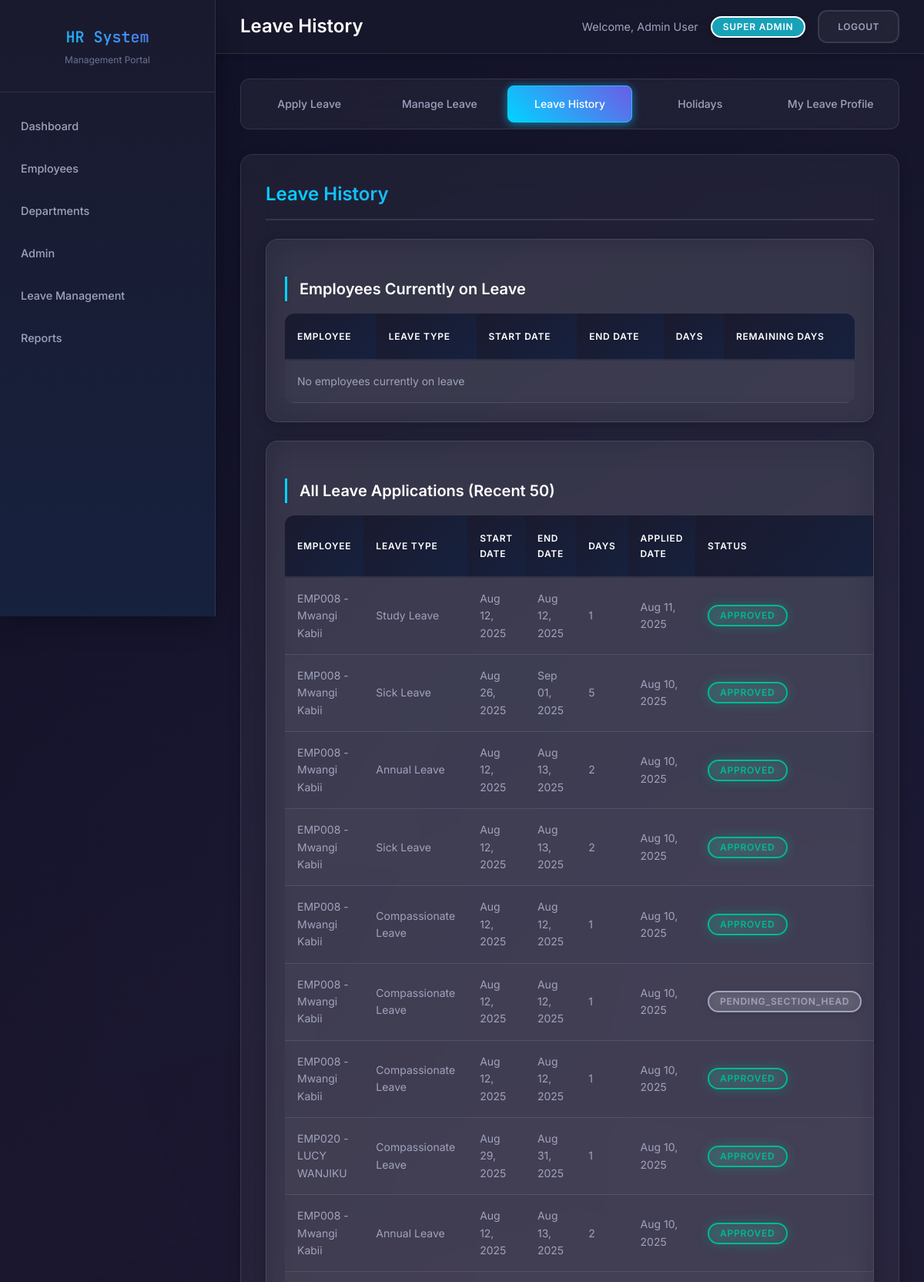
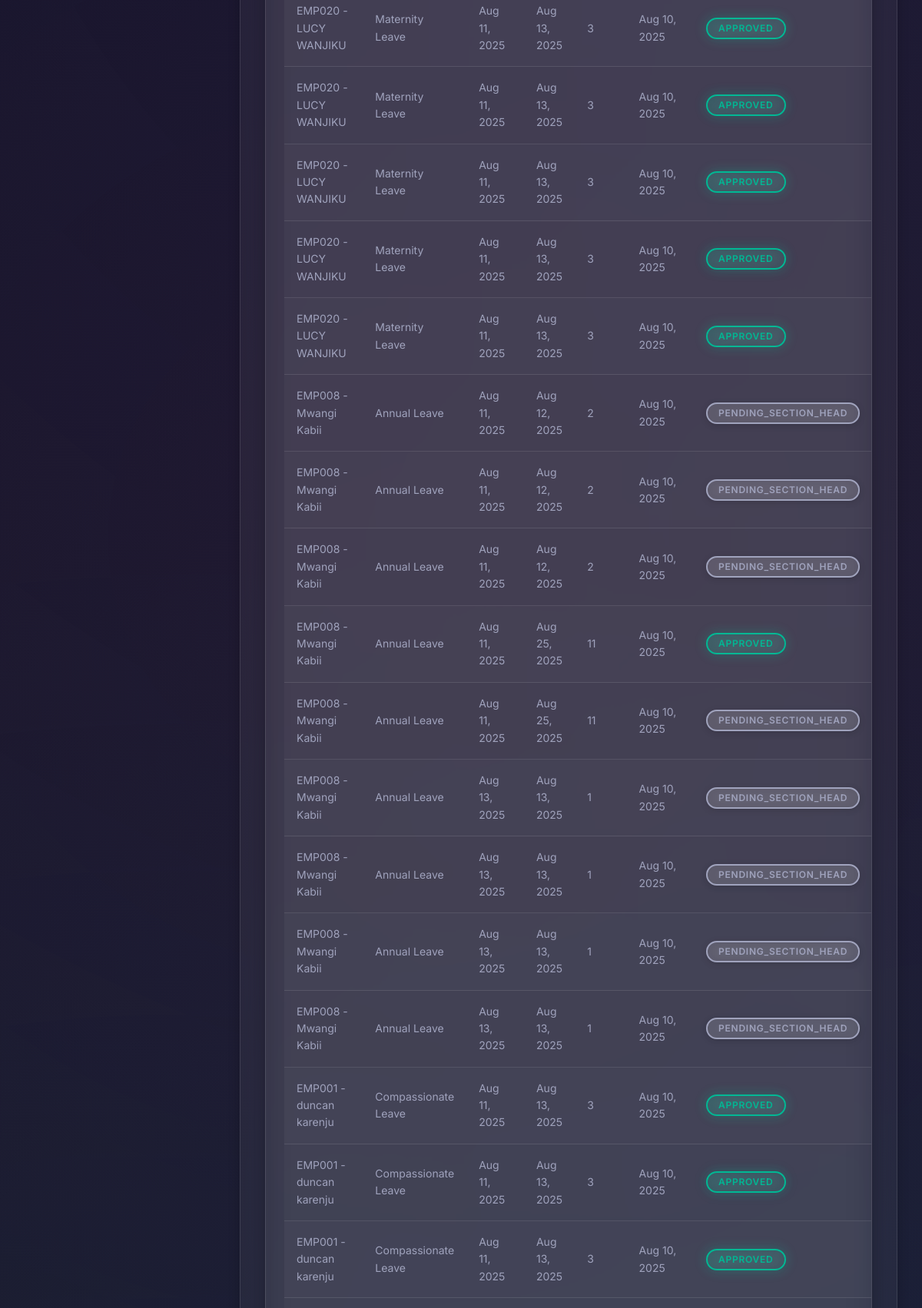
The app's page /history.php (signed in, upper part) with its own data (2 pictures, top to bottom).
### tables this page shows
CREATE TABLE `leave_applications` (
  `id` int(11) NOT NULL,
  `employee_id` int(11) NOT NULL,
  `leave_type_id` int(11) NOT NULL,
  `start_date` date NOT NULL,
  `end_date` date NOT NULL,
  `days_requested` int(11) NOT NULL,
  `reason` text NOT NULL,
  `deduction_details` text DEFAULT NULL COMMENT 'JSON storage of deduction plan',
  `primary_days` int(11) DEFAULT 0 COMMENT 'Days deducted from primary leave type',
  `annual_days` int(11) DEFAULT 0 COMMENT 'Days deducted from annual leave',
  `unpaid_days` int(11) DEFAULT 0 COMMENT 'Days that are unpaid',
  `status` enum('pending','pending_section_head','pending_dept_head','pending_managing_director','pending_hr_manager','approved','rejected','cancelled') NOT NULL DEFAULT 'pending',
  `applied_at` timestamp NOT NULL DEFAULT current_timestamp(),
  `section_head_approval` enum('pending','approved','rejected') DEFAULT 'pending',
  `section_head_approved_by` varchar(50) DEFAULT NULL,
  `section_head_approved_at` timestamp NULL DEFAULT NULL,
  `dept_head_approval` enum('pending','approved','rejected') DEFAULT 'pending',
  `dept_head_approved_by` varchar(50) DEFAULT NULL,
  `dept_head_approved_at` timestamp NULL DEFAULT NULL,
  `hr_processed_by` varchar(50) DEFAULT NULL,
  `hr_processed_at` timestamp NULL DEFAULT NULL,
  `hr_comments` text DEFAULT NULL,
  `approver_id` int(11) DEFAULT NULL,
  `section_head_emp_id` int(11) DEFAULT NULL,
  `dept_head_emp_id` int(11) DEFAULT NULL,
  `days_deducted` int(11) DEFAULT 0,
  `days_from_annual` int(11) DEFAULT 0,
  `managing_director_approved_by` int(11) DEFAULT NULL,
  `hr_approved_by` int(11) DEFAULT NULL,
  `hr_approved_at` datetime DEFAULT NULL,
  `managing_director_approved_at` datetime DEFAULT NULL
);

CREATE TABLE `employees` (
  `id` int(11) NOT NULL,
  `employee_id` varchar(50) DEFAULT NULL,
  `first_name` varchar(100) DEFAULT NULL,
  `last_name` varchar(100) DEFAULT NULL,
  `gender` varchar(10) NOT NULL,
  `national_id` int(10) NOT NULL,
  `email` varchar(255) DEFAULT NULL,
  `designation` varchar(50) NOT NULL,
  `phone` varchar(20) DEFAULT NULL,
  `date_of_birth` date NOT NULL,
  `address` text DEFAULT NULL,
  `department_id` int(11) DEFAULT NULL,
  `section_id` int(11) DEFAULT NULL,
  `position` varchar(100) DEFAULT NULL,
  `salary` decimal(10,2) DEFAULT NULL,
  `hire_date` date DEFAULT NULL,
  `employment_type` varchar(20) NOT NULL,
  `employee_type` varchar(20) NOT NULL,
  `profile_image_url` varchar(500) DEFAULT NULL,
  `created_at` timestamp NOT NULL DEFAULT current_timestamp(),
  `updated_at` timestamp NOT NULL DEFAULT current_timestamp() ON UPDATE current_timestamp(),
  `employee_status` enum('active','inactive','resigned','fired','retired') NOT NULL DEFAULT 'active'
);

CREATE TABLE `leave_types` (
  `id` int(11) NOT NULL,
  `name` varchar(100) NOT NULL,
  `description` text DEFAULT NULL,
  `max_days_per_year` int(11) DEFAULT NULL,
  `counts_weekends` tinyint(1) DEFAULT 0,
  `deducted_from_annual` tinyint(1) DEFAULT 1,
  `is_active` tinyint(1) DEFAULT 1,
  `created_at` timestamp NOT NULL DEFAULT current_timestamp(),
  `updated_at` timestamp NOT NULL DEFAULT current_timestamp() ON UPDATE current_timestamp()
);

### history.php (the view, shortened to what this page needs)
<?php
$conn = getConnection();
$user = [
    'first_name' => isset($_SESSION['user_name']) ? explode(' ', $_SESSION['user_name'])[0] : 'User',
    'last_name' => isset($_SESSION['user_name']) ? (explode(' ', $_SESSION['user_name'])[1] ?? '') : '',
    'role' => $_SESSION['user_role'] ?? 'guest',
    'id' => $_SESSION['user_id']
];
function hasPermission($required_role) {
    global $user;
    $role_hierarchy = [
        'managing_director' => 6,
        'super_admin' => 5,
        'hr_manager' => 4,
        'dept_head' => 3,
        'section_head' => 2,
        'manager' => 1,
        'employee' => 0
    ];
    $user_level = $role_hierarchy[$user['role']] ?? 0;
    $required_level = $role_hierarchy[$required_role] ?? 0;
    return $user_level >= $required_level;
}
function formatDate($date) {
    return date('M d, Y', strtotime($date));
}
$currentLeaves = [];
$allLeaves = [];
try {
    $currentLeavesQuery = "SELECT la.*, e.employee_id, e.first_name, e.last_name,
                          lt.name as leave_type_name
                          FROM leave_applications la
                          JOIN employees e ON la.employee_id = e.id
                          JOIN leave_types lt ON la.leave_type_id = lt.id
                          WHERE la.status = 'approved'
                          AND la.start_date <= CURDATE()
                          AND la.end_date >= CURDATE()
                          ORDER BY la.end_date ASC";
    $currentLeavesResult = $conn->query($currentLeavesQuery);
    $currentLeaves = $currentLeavesResult->fetch_all(MYSQLI_ASSOC);
    $allLeavesQuery = "SELECT la.*, e.employee_id, e.first_name, e.last_name,
                      lt.name as leave_type_name
                      FROM leave_applications la
                      JOIN employees e ON la.employee_id = e.id
                      JOIN leave_types lt ON la.leave_type_id = lt.id
                      ORDER BY la.applied_at DESC
                      LIMIT 50";
    $allLeavesResult = $conn->query($allLeavesQuery);
    $allLeaves = $allLeavesResult->fetch_all(MYSQLI_ASSOC);
} catch (Exception $e) {
    $error = "Error fetching data: " . $e->getMessage();
}
?>
<!DOCTYPE html>
<html lang="en">
<head>
    <link rel="stylesheet" href="style.css">
</head>
<body>
    <div class="container">
        <div class="sidebar">
            <div class="sidebar-brand">
                <h1>HR System</h1>
                <p>Management Portal</p>
            </div>
            <div class="nav">
                <ul>
                    <li><a href="dashboard.php">Dashboard</a></li>
                    <li><a href="employees.php">Employees</a></li>
                    <?php if (hasPermission('hr_manager')): ?>
                    <li><a href="departments.php">Departments</a></li>
                    <?php endif; ?>
                    <?php if (hasPermission('super_admin')|| hasPermission('hr_manager')): ?>
                    <li><a href="admin.php">Admin</a></li>
                    <?php endif; ?>
                    <li><a href="leave_management.php">Leave Management</a></li>
                    <?php if (hasPermission('hr_manager')): ?>
                    <li><a href="reports.php">Reports</a></li>
                    <?php endif; ?>
                </ul>
            </div>
        </div>
        <div class="main-content">
            <div class="header">
                <h1>Leave History</h1>
                <div class="user-info">
                    <span>Welcome, <?php echo htmlspecialchars($user['first_name'] . ' ' . $user['last_name']); ?></span>
                    <span class="badge badge-info"><?php echo ucwords(str_replace('_', ' ', $user['role'])); ?></span>
                    <a href="logout.php" class="btn btn-secondary btn-sm">Logout</a>
                </div>
            </div>
            <div class="content">
                <div class="leave-tabs">
                    <a href="leave_management.php" class="leave-tab">Apply Leave</a>
                    <?php if (in_array($user['role'], ['hr_manager', 'dept_head', 'section_head', 'manager', 'managing_director','super_admin'])): ?>
                    <a href="manage.php" class="leave-tab">Manage Leave</a>
                    <?php endif; ?>
                    <?php if(in_array($user['role'], ['hr_manager', 'super_admin', 'manager','managing director'])): ?>
                    <a href="history.php" class="leave-tab active">Leave History</a>
                    <a href="holidays.php" class="leave-tab">Holidays</a>
                    <?php endif; ?>
                    <a href="profile.php" class="leave-tab">My Leave Profile</a>
                </div>
                <div class="tab-content">
                    <h3>Leave History</h3>
                    <div class="table-container mb-4">
                        <h4>Employees Currently on Leave</h4>
                        <table class="table">
                            <thead>
                                <tr>
                                    <th>Employee</th>
                                    <th>Leave Type</th>
                                    <th>Start Date</th>
                                    <th>End Date</th>
                                    <th>Days</th>
                                    <th>Remaining Days</th>
                                </tr>
                            </thead>
                            <tbody>
                                <?php if (empty($currentLeaves)): ?>
                                    <tr>
                                        <td colspan="6" class="text-center">No employees currently on leave</td>
                                    </tr>
                                <?php endif; ?>
                            </tbody>
                        </table>
                    </div>
                    <div class="table-container">
                        <h4>All Leave Applications (Recent 50)</h4>
                        <table class="table">
                            <thead>
                                <tr>
                                    <th>Employee</th>
                                    <th>Leave Type</th>
                                    <th>Start Date</th>
                                    <th>End Date</th>
                                    <th>Days</th>
                                    <th>Applied Date</th>
                                    <th>Status</th>
                                </tr>
                            </thead>
                            <tbody>
                                <?php foreach ($allLeaves as $leave): ?>
                                <tr>
                                    <td><?php echo htmlspecialchars($leave['employee_id'] . ' - ' . $leave['first_name'] . ' ' . $leave['last_name']); ?></td>
                                    <td><?php echo htmlspecialchars($leave['leave_type_name']); ?></td>
                                    <td><?php echo formatDate($leave['start_date']); ?></td>
                                    <td><?php echo formatDate($leave['end_date']); ?></td>
                                    <td><?php echo $leave['days_requested']; ?></td>
                                    <td><?php echo formatDate($leave['applied_at']); ?></td>
                                    <td>
                                        <?php
                                        $statusClass = [
                                            'pending' => 'badge-warning',
                                            'approved' => 'badge-success',
                                            'rejected' => 'badge-danger',
                                            'cancelled' => 'badge-secondary'
                                        ];
                                        ?>
                                        <span class="badge <?php echo $statusClass[$leave['status']] ?? 'badge-light'; ?>">
                                            <?php echo ucfirst($leave['status']); ?>
                                        </span>
                                    </td>
                                </tr>
                                <?php endforeach; ?>
                            </tbody>
                        </table>
                    </div>
                </div>
            </div>
        </div>
    </div>
</body>
</html>

### records on screen
leave_applications: employee.last_name "EMP008 - Mwangi Kabii", leave_type.name "Study Leave", start_date "Aug 12, 2025", end_date "Aug 12, 2025", days_requested "1", applied_at "Aug 11, 2025", status "APPROVED"
leave_applications: employee.last_name "EMP008 - Mwangi Kabii", leave_type.name "Sick Leave", start_date "Aug 26, 2025", end_date "Sep 01, 2025", days_requested "5", applied_at "Aug 10, 2025", status "APPROVED"
leave_applications: employee.last_name "EMP008 - Mwangi Kabii", leave_type.name "Annual Leave", start_date "Aug 12, 2025", end_date "Aug 13, 2025", days_requested "2", applied_at "Aug 10, 2025", status "APPROVED"
leave_applications: employee.last_name "EMP008 - Mwangi Kabii", leave_type.name "Sick Leave", start_date "Aug 12, 2025", end_date "Aug 13, 2025", days_requested "2", applied_at "Aug 10, 2025", status "APPROVED"
leave_applications: employee.last_name "EMP008 - Mwangi Kabii", leave_type.name "Compassionate Leave", start_date "Aug 12, 2025", end_date "Aug 12, 2025", days_requested "1", applied_at "Aug 10, 2025", status "APPROVED"
leave_applications: employee.last_name "EMP008 - Mwangi Kabii", leave_type.name "Compassionate Leave", start_date "Aug 12, 2025", end_date "Aug 12, 2025", days_requested "1", applied_at "Aug 10, 2025", status "PENDING_SECTION_HEAD"
leave_applications: employee.last_name "EMP008 - Mwangi Kabii", leave_type.name "Compassionate Leave", start_date "Aug 12, 2025", end_date "Aug 12, 2025", days_requested "1", applied_at "Aug 10, 2025", status "APPROVED"
leave_applications: employee.last_name "EMP020 - LUCY WANJIKU", leave_type.name "Compassionate Leave", start_date "Aug 29, 2025", end_date "Aug 31, 2025", days_requested "1", applied_at "Aug 10, 2025", status "APPROVED"
leave_applications: employee.last_name "EMP008 - Mwangi Kabii", leave_type.name "Annual Leave", start_date "Aug 12, 2025", end_date "Aug 13, 2025", days_requested "2", applied_at "Aug 10, 2025", status "APPROVED"
leave_applications: employee.last_name "EMP020 - LUCY WANJIKU", leave_type.name "Maternity Leave", start_date "Aug 11, 2025", end_date "Aug 13, 2025", days_requested "3", applied_at "Aug 10, 2025", status "APPROVED"
leave_applications: employee.last_name "EMP020 - LUCY WANJIKU", leave_type.name "Maternity Leave", start_date "Aug 11, 2025", end_date "Aug 13, 2025", days_requested "3", applied_at "Aug 10, 2025", status "APPROVED"
leave_applications: employee.last_name "EMP020 - LUCY WANJIKU", leave_type.name "Maternity Leave", start_date "Aug 11, 2025", end_date "Aug 13, 2025", days_requested "3", applied_at "Aug 10, 2025", status "APPROVED"
leave_applications: employee.last_name "EMP020 - LUCY WANJIKU", leave_type.name "Maternity Leave", start_date "Aug 11, 2025", end_date "Aug 13, 2025", days_requested "3", applied_at "Aug 10, 2025", status "APPROVED"
leave_applications: employee.last_name "EMP020 - LUCY WANJIKU", leave_type.name "Maternity Leave", start_date "Aug 11, 2025", end_date "Aug 13, 2025", days_requested "3", applied_at "Aug 10, 2025", status "APPROVED"
leave_applications: employee.last_name "EMP008 - Mwangi Kabii", leave_type.name "Annual Leave", start_date "Aug 11, 2025", end_date "Aug 12, 2025", days_requested "2", applied_at "Aug 10, 2025", status "PENDING_SECTION_HEAD"
leave_applications: employee.last_name "EMP008 - Mwangi Kabii", leave_type.name "Annual Leave", start_date "Aug 11, 2025", end_date "Aug 12, 2025", days_requested "2", applied_at "Aug 10, 2025", status "PENDING_SECTION_HEAD"
leave_applications: employee.last_name "EMP008 - Mwangi Kabii", leave_type.name "Annual Leave", start_date "Aug 11, 2025", end_date "Aug 12, 2025", days_requested "2", applied_at "Aug 10, 2025", status "PENDING_SECTION_HEAD"
leave_applications: employee.last_name "EMP008 - Mwangi Kabii", leave_type.name "Annual Leave", start_date "Aug 11, 2025", end_date "Aug 25, 2025", days_requested "11", applied_at "Aug 10, 2025", status "APPROVED"
leave_applications: employee.last_name "EMP008 - Mwangi Kabii", leave_type.name "Annual Leave", start_date "Aug 11, 2025", end_date "Aug 25, 2025", days_requested "11", applied_at "Aug 10, 2025", status "PENDING_SECTION_HEAD"
leave_applications: employee.last_name "EMP008 - Mwangi Kabii", leave_type.name "Annual Leave", start_date "Aug 13, 2025", end_date "Aug 13, 2025", days_requested "1", applied_at "Aug 10, 2025", status "PENDING_SECTION_HEAD"
leave_applications: employee.last_name "EMP008 - Mwangi Kabii", leave_type.name "Annual Leave", start_date "Aug 13, 2025", end_date "Aug 13, 2025", days_requested "1", applied_at "Aug 10, 2025", status "PENDING_SECTION_HEAD"
leave_applications: employee.last_name "EMP008 - Mwangi Kabii", leave_type.name "Annual Leave", start_date "Aug 13, 2025", end_date "Aug 13, 2025", days_requested "1", applied_at "Aug 10, 2025", status "PENDING_SECTION_HEAD"
leave_applications: employee.last_name "EMP008 - Mwangi Kabii", leave_type.name "Annual Leave", start_date "Aug 13, 2025", end_date "Aug 13, 2025", days_requested "1", applied_at "Aug 10, 2025", status "PENDING_SECTION_HEAD"
leave_applications: employee.last_name "EMP001 - duncan karenju", leave_type.name "Compassionate Leave", start_date "Aug 11, 2025", end_date "Aug 13, 2025", days_requested "3", applied_at "Aug 10, 2025", status "APPROVED"
leave_applications: employee.last_name "EMP001 - duncan karenju", leave_type.name "Compassionate Leave", start_date "Aug 11, 2025", end_date "Aug 13, 2025", days_requested "3", applied_at "Aug 10, 2025", status "APPROVED"
leave_applications: employee.last_name "EMP001 - duncan karenju", leave_type.name "Compassionate Leave", start_date "Aug 11, 2025", end_date "Aug 13, 2025", days_requested "3", applied_at "Aug 10, 2025", status "APPROVED"

### other values on screen
$user['first_name'] . ' ' . $user['last_name'] "Admin User"
str_replace('_', ' ', $user['role']) "SUPER ADMIN"
